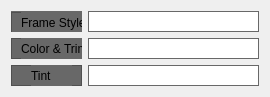
  <widget class="QWidget" name="layoutWidget">
   <property name="geometry">
    <rect>
     <x>20</x>
     <y>300</y>
     <width>250</width>
     <height>77</height>
    </rect>
   </property>
   <layout class="QGridLayout" name="gridLayout_7">
    <item row="0" column="0">
     <widget class="QFrame" name="frame_52">
      <property name="minimumSize">
       <size>
        <width>71</width>
        <height>21</height>
       </size>
      </property>
      <property name="maximumSize">
       <size>
        <width>71</width>
        <height>21</height>
       </size>
      </property>
      <property name="styleSheet">
       <string notr="true">background-color: #686868;</string>
      </property>
      <property name="frameShape">
       <enum>QFrame::StyledPanel</enum>
      </property>
      <property name="frameShadow">
       <enum>QFrame::Raised</enum>
      </property>
      <widget class="QWidget" name="layoutWidget_6">
       <property name="geometry">
        <rect>
         <x>0</x>
         <y>0</y>
         <width>317</width>
         <height>23</height>
        </rect>
       </property>
       <layout class="QGridLayout" name="gridLayout_8">
        <item row="0" column="0">
         <widget class="QFrame" name="frame_53">
          <property name="minimumSize">
           <size>
            <width>71</width>
            <height>21</height>
           </size>
          </property>
          <property name="maximumSize">
           <size>
            <width>71</width>
            <height>21</height>
           </size>
          </property>
          <property name="styleSheet">
           <string notr="true">background-color: #686868;</string>
          </property>
          <property name="frameShape">
           <enum>QFrame::StyledPanel</enum>
          </property>
          <property name="frameShadow">
           <enum>QFrame::Raised</enum>
          </property>
          <widget class="QLabel" name="label_81">
           <property name="geometry">
            <rect>
             <x>10</x>
             <y>0</y>
             <width>61</width>
             <height>21</height>
            </rect>
           </property>
           <property name="minimumSize">
            <size>
             <width>61</width>
             <height>21</height>
            </size>
           </property>
           <property name="maximumSize">
            <size>
             <width>61</width>
             <height>21</height>
            </size>
           </property>
           <property name="text">
            <string>Frame Style</string>
           </property>
          </widget>
         </widget>
        </item>
        <item row="0" column="1">
         <widget class="QLabel" name="label_82">
          <property name="minimumSize">
           <size>
            <width>61</width>
            <height>21</height>
           </size>
          </property>
          <property name="maximumSize">
           <size>
            <width>61</width>
            <height>21</height>
           </size>
          </property>
          <property name="text">
           <string>Frame Style</string>
          </property>
         </widget>
        </item>
        <item row="0" column="2">
         <widget class="QLineEdit" name="lineEdit_36">
          <property name="minimumSize">
           <size>
            <width>171</width>
            <height>21</height>
           </size>
          </property>
          <property name="maximumSize">
           <size>
            <width>171</width>
            <height>21</height>
           </size>
          </property>
          <property name="styleSheet">
           <string notr="true">border: 1px solid #686868;</string>
          </property>
         </widget>
        </item>
       </layout>
      </widget>
     </widget>
    </item>
    <item row="0" column="1">
     <widget class="QLineEdit" name="lineEdit_FrameStyle">
      <property name="minimumSize">
       <size>
        <width>171</width>
        <height>21</height>
       </size>
      </property>
      <property name="maximumSize">
       <size>
        <width>171</width>
        <height>21</height>
       </size>
      </property>
      <property name="styleSheet">
       <string notr="true">border: 1px solid #686868;</string>
      </property>
     </widget>
    </item>
    <item row="1" column="0">
     <widget class="QFrame" name="frame_54">
      <property name="minimumSize">
       <size>
        <width>71</width>
        <height>21</height>
       </size>
      </property>
      <property name="maximumSize">
       <size>
        <width>71</width>
        <height>21</height>
       </size>
      </property>
      <property name="styleSheet">
       <string notr="true">background-color: #686868;</string>
      </property>
      <property name="frameShape">
       <enum>QFrame::StyledPanel</enum>
      </property>
      <property name="frameShadow">
       <enum>QFrame::Raised</enum>
      </property>
      <widget class="QLabel" name="label_83">
       <property name="geometry">
        <rect>
         <x>10</x>
         <y>0</y>
         <width>61</width>
         <height>21</height>
        </rect>
       </property>
       <property name="minimumSize">
        <size>
         <width>61</width>
         <height>21</height>
        </size>
       </property>
       <property name="maximumSize">
        <size>
         <width>61</width>
         <height>21</height>
        </size>
       </property>
       <property name="text">
        <string>Frame Style</string>
       </property>
      </widget>
      <widget class="QFrame" name="frame_55">
       <property name="geometry">
        <rect>
         <x>0</x>
         <y>0</y>
         <width>71</width>
         <height>21</height>
        </rect>
       </property>
       <property name="minimumSize">
        <size>
         <width>71</width>
         <height>21</height>
        </size>
       </property>
       <property name="maximumSize">
        <size>
         <width>71</width>
         <height>21</height>
        </size>
       </property>
       <property name="styleSheet">
        <string notr="true">background-color: #686868;</string>
       </property>
       <property name="frameShape">
        <enum>QFrame::StyledPanel</enum>
       </property>
       <property name="frameShadow">
        <enum>QFrame::Raised</enum>
       </property>
       <widget class="QLabel" name="label_84">
        <property name="geometry">
         <rect>
          <x>10</x>
          <y>0</y>
          <width>61</width>
          <height>21</height>
         </rect>
        </property>
        <property name="minimumSize">
         <size>
          <width>61</width>
          <height>21</height>
         </size>
        </property>
        <property name="maximumSize">
         <size>
          <width>61</width>
          <height>21</height>
         </size>
        </property>
        <property name="text">
         <string>Color &amp; Trim</string>
        </property>
       </widget>
      </widget>
      <widget class="QLineEdit" name="lineEdit_38">
       <property name="geometry">
        <rect>
         <x>80</x>
         <y>0</y>
         <width>171</width>
         <height>21</height>
        </rect>
       </property>
       <property name="minimumSize">
        <size>
         <width>171</width>
         <height>21</height>
        </size>
       </property>
       <property name="maximumSize">
        <size>
         <width>171</width>
         <height>21</height>
        </size>
       </property>
       <property name="styleSheet">
        <string notr="true">border: 1px solid #686868;</string>
       </property>
      </widget>
     </widget>
    </item>
    <item row="1" column="1">
     <widget class="QLineEdit" name="lineEdit_ColorTrim">
      <property name="minimumSize">
       <size>
        <width>171</width>
        <height>21</height>
       </size>
      </property>
      <property name="maximumSize">
       <size>
        <width>171</width>
        <height>21</height>
       </size>
      </property>
      <property name="styleSheet">
       <string notr="true">border: 1px solid #686868;</string>
      </property>
     </widget>
    </item>
    <item row="2" column="0">
     <widget class="QFrame" name="frame_56">
      <property name="minimumSize">
       <size>
        <width>71</width>
        <height>21</height>
       </size>
      </property>
      <property name="maximumSize">
       <size>
        <width>71</width>
        <height>21</height>
       </size>
      </property>
      <property name="styleSheet">
       <string notr="true">background-color: #686868;</string>
      </property>
      <property name="frameShape">
       <enum>QFrame::StyledPanel</enum>
      </property>
      <property name="frameShadow">
       <enum>QFrame::Raised</enum>
      </property>
      <widget class="QLabel" name="label_85">
       <property name="geometry">
        <rect>
         <x>10</x>
         <y>0</y>
         <width>61</width>
         <height>21</height>
        </rect>
       </property>
       <property name="minimumSize">
        <size>
         <width>61</width>
         <height>21</height>
        </size>
       </property>
       <property name="maximumSize">
        <size>
         <width>61</width>
         <height>21</height>
        </size>
       </property>
       <property name="text">
        <string>Frame Style</string>
       </property>
      </widget>
      <widget class="QFrame" name="frame_57">
       <property name="geometry">
        <rect>
         <x>0</x>
         <y>0</y>
         <width>71</width>
         <height>21</height>
        </rect>
       </property>
       <property name="minimumSize">
        <size>
         <width>71</width>
         <height>21</height>
        </size>
       </property>
       <property name="maximumSize">
        <size>
         <width>71</width>
         <height>21</height>
        </size>
       </property>
       <property name="styleSheet">
        <string notr="true">background-color: #686868;</string>
       </property>
       <property name="frameShape">
        <enum>QFrame::StyledPanel</enum>
       </property>
       <property name="frameShadow">
        <enum>QFrame::Raised</enum>
       </property>
       <widget class="QLabel" name="label_86">
        <property name="geometry">
         <rect>
          <x>20</x>
          <y>0</y>
          <width>41</width>
          <height>21</height>
         </rect>
        </property>
        <property name="minimumSize">
         <size>
          <width>41</width>
          <height>21</height>
         </size>
        </property>
        <property name="maximumSize">
         <size>
          <width>41</width>
          <height>21</height>
         </size>
        </property>
        <property name="text">
         <string>Tint</string>
        </property>
       </widget>
      </widget>
      <widget class="QLineEdit" name="lineEdit_41">
       <property name="geometry">
        <rect>
         <x>80</x>
         <y>0</y>
         <width>171</width>
         <height>21</height>
        </rect>
       </property>
       <property name="minimumSize">
        <size>
         <width>171</width>
         <height>21</height>
        </size>
       </property>
       <property name="maximumSize">
        <size>
         <width>171</width>
         <height>21</height>
        </size>
       </property>
       <property name="styleSheet">
        <string notr="true">border: 1px solid #686868;</string>
       </property>
      </widget>
     </widget>
    </item>
    <item row="2" column="1">
     <widget class="QLineEdit" name="lineEdit_Tint">
      <property name="minimumSize">
       <size>
        <width>171</width>
        <height>21</height>
       </size>
      </property>
      <property name="maximumSize">
       <size>
        <width>171</width>
        <height>21</height>
       </size>
      </property>
      <property name="styleSheet">
       <string notr="true">border: 1px solid #686868;</string>
      </property>
     </widget>
    </item>
   </layout>
  </widget>
